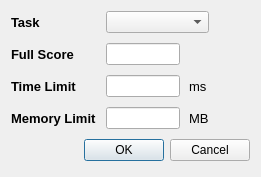
<?xml version="1.0" encoding="UTF-8"?>
<ui version="4.0">
 <class>AddTaskDialog</class>
 <widget class="QDialog" name="AddTaskDialog">
  <property name="geometry">
   <rect>
    <x>0</x>
    <y>0</y>
    <width>261</width>
    <height>177</height>
   </rect>
  </property>
  <property name="minimumSize">
   <size>
    <width>197</width>
    <height>164</height>
   </size>
  </property>
  <property name="windowTitle">
   <string>Add Task</string>
  </property>
  <layout class="QGridLayout" name="gridLayout">
   <property name="horizontalSpacing">
    <number>9</number>
   </property>
   <property name="verticalSpacing">
    <number>10</number>
   </property>
   <item row="0" column="0">
    <widget class="QLabel" name="taskLabel">
     <property name="styleSheet">
      <string notr="true">font-size:10pt;font-weight:bold;</string>
     </property>
     <property name="text">
      <string>Task</string>
     </property>
    </widget>
   </item>
   <item row="0" column="1" colspan="2">
    <widget class="QComboBox" name="taskBox">
     <property name="styleSheet">
      <string notr="true">font-size:9pt;</string>
     </property>
    </widget>
   </item>
   <item row="1" column="0">
    <widget class="QLabel" name="fullScoreLabel">
     <property name="styleSheet">
      <string notr="true">font-size:10pt;font-weight:bold;</string>
     </property>
     <property name="text">
      <string>Full Score</string>
     </property>
    </widget>
   </item>
   <item row="1" column="1">
    <widget class="QLineEdit" name="fullScore">
     <property name="maximumSize">
      <size>
       <width>75</width>
       <height>22</height>
      </size>
     </property>
     <property name="styleSheet">
      <string notr="true">font-size:9pt;</string>
     </property>
    </widget>
   </item>
   <item row="2" column="0">
    <widget class="QLabel" name="timeLimitLabel">
     <property name="styleSheet">
      <string notr="true">font-size:10pt;font-weight:bold;</string>
     </property>
     <property name="text">
      <string>Time Limit</string>
     </property>
    </widget>
   </item>
   <item row="2" column="1">
    <widget class="QLineEdit" name="timeLimit">
     <property name="maximumSize">
      <size>
       <width>75</width>
       <height>22</height>
      </size>
     </property>
     <property name="styleSheet">
      <string notr="true">font-size:9pt;</string>
     </property>
    </widget>
   </item>
   <item row="2" column="2">
    <widget class="QLabel" name="msLabel">
     <property name="styleSheet">
      <string notr="true">font-size: 10pt;</string>
     </property>
     <property name="text">
      <string>ms</string>
     </property>
    </widget>
   </item>
   <item row="3" column="0">
    <widget class="QLabel" name="memoryLimitLabel">
     <property name="styleSheet">
      <string notr="true">font-size:10pt;font-weight:bold;</string>
     </property>
     <property name="text">
      <string>Memory Limit</string>
     </property>
    </widget>
   </item>
   <item row="3" column="1">
    <widget class="QLineEdit" name="memoryLimit">
     <property name="maximumSize">
      <size>
       <width>75</width>
       <height>22</height>
      </size>
     </property>
     <property name="styleSheet">
      <string notr="true">font-size:9pt;</string>
     </property>
    </widget>
   </item>
   <item row="3" column="2">
    <widget class="QLabel" name="mbLabel">
     <property name="styleSheet">
      <string notr="true">font-size: 10pt;</string>
     </property>
     <property name="text">
      <string>MB</string>
     </property>
    </widget>
   </item>
   <item row="4" column="0" colspan="4">
    <widget class="QDialogButtonBox" name="buttonBox">
     <property name="styleSheet">
      <string notr="true">font-size:9pt;</string>
     </property>
     <property name="orientation">
      <enum>Qt::Horizontal</enum>
     </property>
     <property name="standardButtons">
      <set>QDialogButtonBox::Cancel|QDialogButtonBox::Ok</set>
     </property>
    </widget>
   </item>
   <item row="2" column="3">
    <spacer name="horizontalSpacer">
     <property name="orientation">
      <enum>Qt::Horizontal</enum>
     </property>
     <property name="sizeHint" stdset="0">
      <size>
       <width>33</width>
       <height>20</height>
      </size>
     </property>
    </spacer>
   </item>
   <item row="3" column="3">
    <spacer name="horizontalSpacer_2">
     <property name="orientation">
      <enum>Qt::Horizontal</enum>
     </property>
     <property name="sizeHint" stdset="0">
      <size>
       <width>33</width>
       <height>20</height>
      </size>
     </property>
    </spacer>
   </item>
  </layout>
 </widget>
 <resources/>
 <connections>
  <connection>
   <sender>buttonBox</sender>
   <signal>accepted()</signal>
   <receiver>AddTaskDialog</receiver>
   <slot>accept()</slot>
   <hints>
    <hint type="sourcelabel">
     <x>248</x>
     <y>254</y>
    </hint>
    <hint type="destinationlabel">
     <x>157</x>
     <y>274</y>
    </hint>
   </hints>
  </connection>
  <connection>
   <sender>buttonBox</sender>
   <signal>rejected()</signal>
   <receiver>AddTaskDialog</receiver>
   <slot>reject()</slot>
   <hints>
    <hint type="sourcelabel">
     <x>316</x>
     <y>260</y>
    </hint>
    <hint type="destinationlabel">
     <x>286</x>
     <y>274</y>
    </hint>
   </hints>
  </connection>
 </connections>
</ui>
